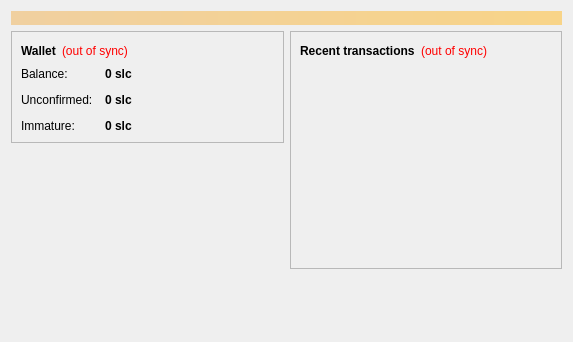
<?xml version="1.0" encoding="UTF-8"?>
<ui version="4.0">
 <class>OverviewPage</class>
 <widget class="QWidget" name="OverviewPage">
  <property name="geometry">
   <rect>
    <x>0</x>
    <y>0</y>
    <width>573</width>
    <height>342</height>
   </rect>
  </property>
  <property name="windowTitle">
   <string>Form</string>
  </property>
  <layout class="QVBoxLayout" name="topLayout">
   <item>
    <widget class="QLabel" name="labelAlerts">
     <property name="visible">
      <bool>false</bool>
     </property>
     <property name="styleSheet">
      <string notr="true">background-color: qlineargradient(x1: 0, y1: 0, x2: 1, y2: 0, stop:0 #F0D0A0, stop:1 #F8D488); color:#000000;</string>
     </property>
     <property name="wordWrap">
      <bool>true</bool>
     </property>
     <property name="margin">
      <number>3</number>
     </property>
    </widget>
   </item>
   <item>
    <layout class="QHBoxLayout" name="horizontalLayout" stretch="1,1">
     <item>
      <layout class="QVBoxLayout" name="verticalLayout_2">
       <item>
        <widget class="QFrame" name="frame">
         <property name="frameShape">
          <enum>QFrame::StyledPanel</enum>
         </property>
         <property name="frameShadow">
          <enum>QFrame::Raised</enum>
         </property>
         <layout class="QVBoxLayout" name="verticalLayout_4">
          <item>
           <layout class="QHBoxLayout" name="horizontalLayout_4">
            <item>
             <widget class="QLabel" name="label_5">
              <property name="font">
               <font>
                <weight>75</weight>
                <bold>true</bold>
               </font>
              </property>
              <property name="text">
               <string>Wallet</string>
              </property>
             </widget>
            </item>
            <item>
             <widget class="QLabel" name="labelWalletStatus">
              <property name="toolTip">
               <string>The displayed information may be out of date. Your wallet automatically synchronizes with the Slc network after a connection is established, but this process has not completed yet.</string>
              </property>
              <property name="styleSheet">
               <string notr="true">QLabel { color: red; }</string>
              </property>
              <property name="text">
               <string notr="true">(out of sync)</string>
              </property>
              <property name="alignment">
               <set>Qt::AlignLeading|Qt::AlignLeft|Qt::AlignVCenter</set>
              </property>
             </widget>
            </item>
            <item>
             <spacer name="horizontalSpacer_2">
              <property name="orientation">
               <enum>Qt::Horizontal</enum>
              </property>
              <property name="sizeHint" stdset="0">
               <size>
                <width>40</width>
                <height>20</height>
               </size>
              </property>
             </spacer>
            </item>
           </layout>
          </item>
          <item>
           <layout class="QFormLayout" name="formLayout_2">
            <property name="fieldGrowthPolicy">
             <enum>QFormLayout::AllNonFixedFieldsGrow</enum>
            </property>
            <property name="horizontalSpacing">
             <number>12</number>
            </property>
            <property name="verticalSpacing">
             <number>12</number>
            </property>
            <item row="0" column="0">
             <widget class="QLabel" name="label">
              <property name="text">
               <string>Balance:</string>
              </property>
             </widget>
            </item>
            <item row="0" column="1">
             <widget class="QLabel" name="labelBalance">
              <property name="font">
               <font>
                <weight>75</weight>
                <bold>true</bold>
               </font>
              </property>
              <property name="cursor">
               <cursorShape>IBeamCursor</cursorShape>
              </property>
              <property name="toolTip">
               <string>Your current balance</string>
              </property>
              <property name="text">
               <string notr="true">0 slc</string>
              </property>
              <property name="textInteractionFlags">
               <set>Qt::LinksAccessibleByMouse|Qt::TextSelectableByKeyboard|Qt::TextSelectableByMouse</set>
              </property>
             </widget>
            </item>
            <item row="1" column="0">
             <widget class="QLabel" name="label_3">
              <property name="text">
               <string>Unconfirmed:</string>
              </property>
             </widget>
            </item>
            <item row="1" column="1">
             <widget class="QLabel" name="labelUnconfirmed">
              <property name="font">
               <font>
                <weight>75</weight>
                <bold>true</bold>
               </font>
              </property>
              <property name="cursor">
               <cursorShape>IBeamCursor</cursorShape>
              </property>
              <property name="toolTip">
               <string>Total of transactions that have yet to be confirmed, and do not yet count toward the current balance</string>
              </property>
              <property name="text">
               <string notr="true">0 slc</string>
              </property>
              <property name="textInteractionFlags">
               <set>Qt::LinksAccessibleByMouse|Qt::TextSelectableByKeyboard|Qt::TextSelectableByMouse</set>
              </property>
             </widget>
            </item>
            <item row="2" column="0">
             <widget class="QLabel" name="labelImmatureText">
              <property name="text">
               <string>Immature:</string>
              </property>
             </widget>
            </item>
            <item row="2" column="1">
             <widget class="QLabel" name="labelImmature">
              <property name="font">
               <font>
                <weight>75</weight>
                <bold>true</bold>
               </font>
              </property>
              <property name="toolTip">
               <string>Mined balance that has not yet matured</string>
              </property>
              <property name="text">
               <string notr="true">0 slc</string>
              </property>
              <property name="textInteractionFlags">
               <set>Qt::LinksAccessibleByMouse|Qt::TextSelectableByKeyboard|Qt::TextSelectableByMouse</set>
              </property>
             </widget>
            </item>
           </layout>
          </item>
         </layout>
        </widget>
       </item>
       <item>
        <spacer name="verticalSpacer">
         <property name="orientation">
          <enum>Qt::Vertical</enum>
         </property>
         <property name="sizeHint" stdset="0">
          <size>
           <width>20</width>
           <height>40</height>
          </size>
         </property>
        </spacer>
       </item>
      </layout>
     </item>
     <item>
      <layout class="QVBoxLayout" name="verticalLayout_3">
       <item>
        <widget class="QFrame" name="frame_2">
         <property name="frameShape">
          <enum>QFrame::StyledPanel</enum>
         </property>
         <property name="frameShadow">
          <enum>QFrame::Raised</enum>
         </property>
         <layout class="QVBoxLayout" name="verticalLayout">
          <item>
           <layout class="QHBoxLayout" name="horizontalLayout_2">
            <item>
             <widget class="QLabel" name="label_4">
              <property name="text">
               <string>&lt;b&gt;Recent transactions&lt;/b&gt;</string>
              </property>
             </widget>
            </item>
            <item>
             <widget class="QLabel" name="labelTransactionsStatus">
              <property name="toolTip">
               <string>The displayed information may be out of date. Your wallet automatically synchronizes with the Slc network after a connection is established, but this process has not completed yet.</string>
              </property>
              <property name="styleSheet">
               <string notr="true">QLabel { color: red; }</string>
              </property>
              <property name="text">
               <string notr="true">(out of sync)</string>
              </property>
              <property name="alignment">
               <set>Qt::AlignRight|Qt::AlignTrailing|Qt::AlignVCenter</set>
              </property>
             </widget>
            </item>
            <item>
             <spacer name="horizontalSpacer">
              <property name="orientation">
               <enum>Qt::Horizontal</enum>
              </property>
              <property name="sizeHint" stdset="0">
               <size>
                <width>40</width>
                <height>20</height>
               </size>
              </property>
             </spacer>
            </item>
           </layout>
          </item>
          <item>
           <widget class="QListView" name="listTransactions">
            <property name="styleSheet">
             <string notr="true">QListView { background: transparent; }</string>
            </property>
            <property name="frameShape">
             <enum>QFrame::NoFrame</enum>
            </property>
            <property name="verticalScrollBarPolicy">
             <enum>Qt::ScrollBarAlwaysOff</enum>
            </property>
            <property name="horizontalScrollBarPolicy">
             <enum>Qt::ScrollBarAlwaysOff</enum>
            </property>
            <property name="selectionMode">
             <enum>QAbstractItemView::NoSelection</enum>
            </property>
           </widget>
          </item>
         </layout>
        </widget>
       </item>
       <item>
        <spacer name="verticalSpacer_2">
         <property name="orientation">
          <enum>Qt::Vertical</enum>
         </property>
         <property name="sizeHint" stdset="0">
          <size>
           <width>20</width>
           <height>40</height>
          </size>
         </property>
        </spacer>
       </item>
      </layout>
     </item>
    </layout>
   </item>
  </layout>
 </widget>
 <resources/>
 <connections/>
</ui>
